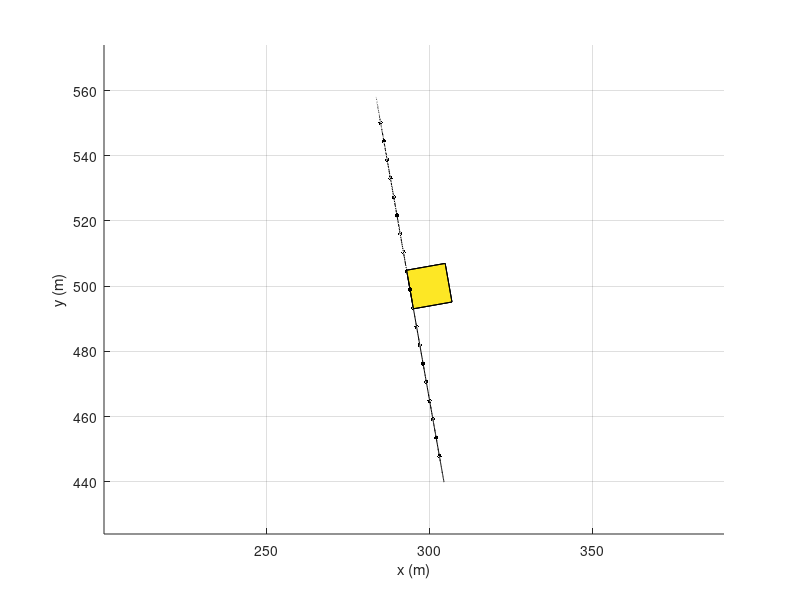

Here is the MATLAB script that generated this plot:
function h = plotTurbine3D_yaw(azimuthAngle,yawAngle,xTower,yTower,zHub)
if nargin <= 0
    azimuthAngle = 0; % degrees
end
if nargin <= 1
    yawAngle = 10; % degrees
end
if nargin <= 4
    xTower = 300;
    yTower = 500;
    zHub = 90; 
end

yawAngle = yawAngle + 180; % Flip to have hub for yaw=0 pointing towards negative x (assumed incoming flow x-positive)
r_rotor = 60; % Rotor dimensions
r_tower = 5; % Tower dimensions

% Nacelle dimensions
dxNac = 12;
dyNac = 12;
dzNac = 4;
    
% Tower dimensions
zTower = zHub - dzNac/2;

h = gcf; hold on;
% if length(findobj('Tag','blade'))==0
RotMat = [cosd(yawAngle), -sind(yawAngle); ... % Rotation matrix (z-axis)
          sind(yawAngle) cosd(yawAngle)];

% Plot tower
[X,Y,Z] = cylinder(r_tower);
Z = Z*zTower;
X = X+xTower;
Y = Y+yTower;
surf(X,Y,Z);
hold on;

% Plot nacelle
cNac = [150]; % Color of nacelle
% Bottom & top patches
patch1_Yawed = RotMat*[[-1 -1 1 1]*dxNac/2; [-1 +1 +1 -1]*dyNac/2];
patch(xTower+patch1_Yawed(1,:),yTower+patch1_Yawed(2,:),zTower*ones(1,4),cNac); % Bottom 
patch(xTower+patch1_Yawed(1,:),yTower+patch1_Yawed(2,:),(zTower+dzNac)*ones(1,4),cNac); % Top 

% Front & back patches
patch2_Yawed = RotMat*[[-1 -1 -1 -1]*dxNac/2;[-1 -1 +1 +1]*dyNac/2];
patch3_Yawed = RotMat*[[+1 +1 +1 +1]*dxNac/2;[-1 -1 +1 +1]*dyNac/2];
patch(xTower+patch2_Yawed(1,:),yTower+patch2_Yawed(2,:),zTower+[0 1 1 0]*dzNac,cNac); 
patch(xTower+patch3_Yawed(1,:),yTower+patch3_Yawed(2,:),zTower+[0 1 1 0]*dzNac,cNac); 

% Side patches
patch4_Yawed = RotMat*[[-1 -1 +1 +1]*dxNac/2;[-1 -1 -1 -1]*dyNac/2];
patch5_Yawed = RotMat*[[-1 -1 +1 +1]*dxNac/2;[+1 +1 +1 +1]*dyNac/2];
patch(xTower+patch4_Yawed(1,:),yTower+patch4_Yawed(2,:),zTower+[0 1 1 0]*dzNac,cNac); 
patch(xTower+patch5_Yawed(1,:),yTower+patch5_Yawed(2,:),zTower+[0 1 1 0]*dzNac,cNac);     

%     % Plot rotor circle
theta=-pi:0.01:pi;
x_circ=ones(size(theta))*dxNac/2;
y_circ=r_rotor*cos(theta);
z_circ=r_rotor*sin(theta);
xy_circ_Yaw = RotMat*[x_circ;y_circ];
plot3(xy_circ_Yaw(1,:)+xTower,xy_circ_Yaw(2,:)+yTower,z_circ+zHub,'k--');
grid on
axis equal tight
xlabel('x (m)');
ylabel('y (m)');
zlabel('z (m)');
zlim([0 zHub+r_rotor])
% else
% %     No need to replot everything, simply:
%     delete(findobj('Tag','blade')); % Delete blade objects
% end
% Plot rotor blades
nBlades = 3;
nInterp = 10;

bladeAngles = linspace(azimuthAngle,azimuthAngle+360,nBlades+1);
bladeAngles = bladeAngles(1:end-1); % remove last entry

for j = 1:length(bladeAngles)
    x_blade = ones(1,nInterp)*dxNac/2;
    y_blade = linspace(0,sind(bladeAngles(j))*r_rotor,nInterp);
    z_blade = linspace(0,cosd(bladeAngles(j))*r_rotor,nInterp);
    xy_blade_Yaw = RotMat*[x_blade;y_blade];
    plot3(xTower+xy_blade_Yaw(1,:),yTower+xy_blade_Yaw(2,:),z_blade+zHub,'k.','markerSize',10,'Tag','blade'); 
    hold on
end